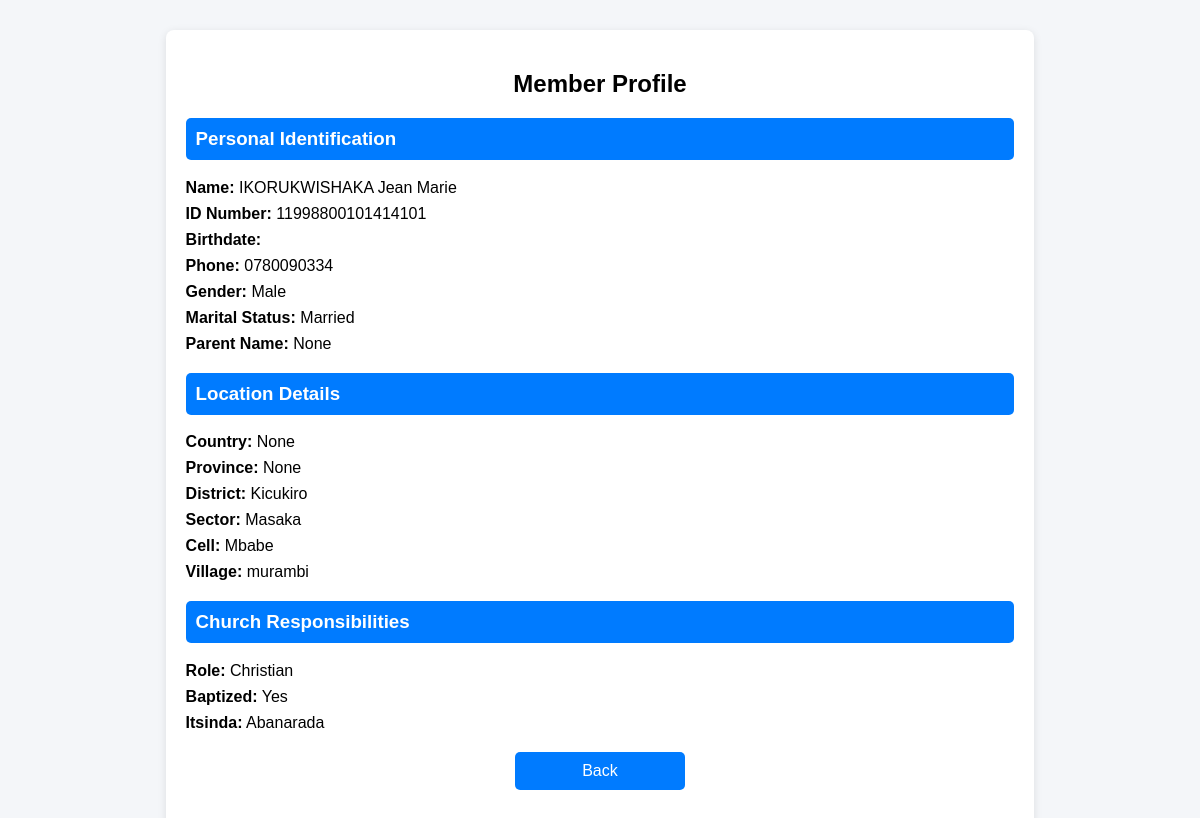
Screenshot of /view/1 with the database file from the repository.
### tables this page shows
CREATE TABLE members (
            id INTEGER PRIMARY KEY AUTOINCREMENT,
            name TEXT NOT NULL,
            gender TEXT NOT NULL,
            phone TEXT NOT NULL
        , id_number TEXT, birthdate TEXT, country TEXT, province TEXT, district TEXT, sector TEXT, cell TEXT, village TEXT, parents_name TEXT, marital_status TEXT, role TEXT, baptized TEXT, group_name TEXT, itsinda TEXT, parent_name TEXT, photo TEXT, decision TEXT, parents TEXT);

### app.py (the view)
@app.route('/view/<int:id>')
def view_member(id):
    conn = get_db_connection()
    member = conn.execute('SELECT * FROM members WHERE id=?', (id,)).fetchone()
    conn.close()
    return render_template('view_member.html', member=member)

### app.py (called while the page is built)
def get_db_connection():
    conn = sqlite3.connect(DB_PATH)
    conn.row_factory = sqlite3.Row
    return conn

### templates/view_member.html (shortened to what this page needs)
<!DOCTYPE html>
<html>
<head>
</head>
<body>
<div class="container">
<h2>Member Profile</h2>
<div class="section">
<h3>Personal Identification</h3>
<div class="row"><span class="label">Name:</span> {{ member.name }}</div>
<div class="row"><span class="label">ID Number:</span> {{ member.id_number }}</div>
<div class="row"><span class="label">Birthdate:</span> {{ member.birthdate }}</div>
<div class="row"><span class="label">Phone:</span> {{ member.phone }}</div>
<div class="row"><span class="label">Gender:</span> {{ member.gender }}</div>
<div class="row"><span class="label">Marital Status:</span> {{ member.marital_status }}</div>
<div class="row"><span class="label">Parent Name:</span> {{ member.parents }}</div>
</div>
<div class="section">
<h3>Location Details</h3>
<div class="row"><span class="label">Country:</span> {{ member.country }}</div>
<div class="row"><span class="label">Province:</span> {{ member.province }}</div>
<div class="row"><span class="label">District:</span> {{ member.district }}</div>
<div class="row"><span class="label">Sector:</span> {{ member.sector }}</div>
<div class="row"><span class="label">Cell:</span> {{ member.cell }}</div>
<div class="row"><span class="label">Village:</span> {{ member.village }}</div>
</div>
<div class="section">
<h3>Church Responsibilities</h3>
<div class="row"><span class="label">Role:</span> {{ member.role }}</div>
<div class="row"><span class="label">Baptized:</span> {{ member.baptized }}</div>
<div class="row"><span class="label">Itsinda:</span> {{ member.itsinda }}</div>
</div>
<a href="/members" class="back-btn">Back</a>
</div>
</body>
</html>

### templates/view_member.html (style rules this page uses)
body { font-family: Arial; background: #f4f6f9; }
.container { width: 70%; margin: 30px auto; background: white; padding: 20px; border-radius: 8px; box-shadow: 0px 2px 8px rgba(0,0,0,0.1); }
h2 { text-align: center; }
.section { margin-top: 20px; }
.section h3 { background: #007BFF; color: white; padding: 10px; border-radius: 5px; }
.row { margin: 8px 0; }
.label { font-weight: bold; }
.back-btn { display: block; width: 150px; margin: 20px auto; text-align: center; padding: 10px; background: #007BFF; color: white; text-decoration: none; border-radius: 5px; }

### rows the page displays
members: name "IKORUKWISHAKA Jean Marie", id_number "11998800101414101", phone "0780090334", gender "Male", marital_status "Married", country "None", province "None", district "Kicukiro", sector "Masaka", cell "Mbabe", village "murambi", role "Christian", baptized "Yes", itsinda "Abanarada"

### other values shown
{{ member.parents }} "None"
